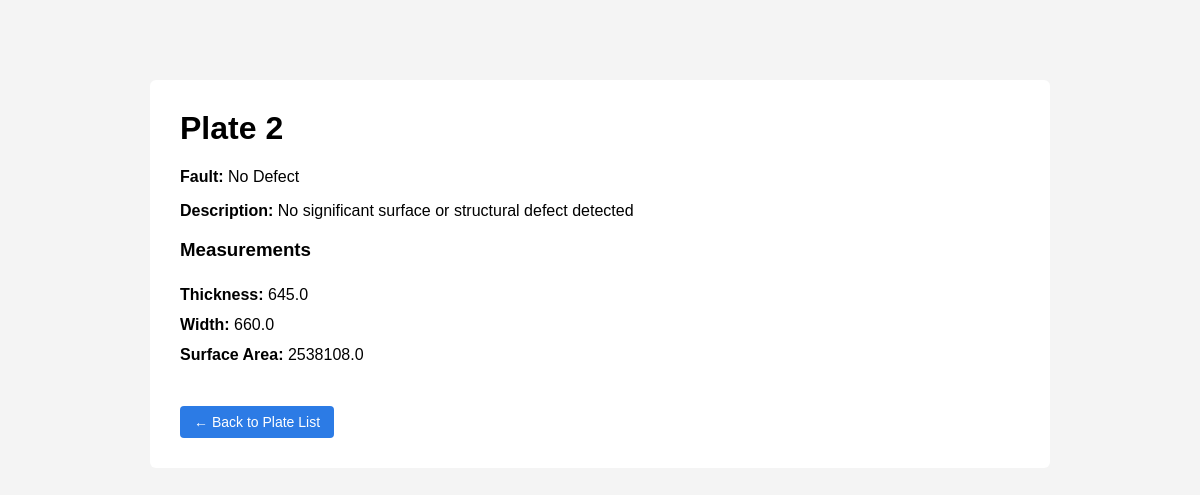
/plates/2, run on the app's committed database.
### tables this page shows
CREATE TABLE plates_new (
    plate_id INTEGER PRIMARY KEY,
    fault_code TEXT,
    created_at TEXT DEFAULT CURRENT_TIMESTAMP
);

CREATE TABLE faults (
    fault_code TEXT PRIMARY KEY,
    fault_name TEXT,
    description TEXT
);

CREATE TABLE plate_measurements (
    id INTEGER PRIMARY KEY AUTOINCREMENT,
    plate_id INTEGER,
    thickness REAL,
    width REAL,
    surface_area REAL,
    FOREIGN KEY (plate_id) REFERENCES plates_new(plate_id)
);

### app.py (the view)
@app.route("/plates/<int:plate_id>")
def plate_detail(plate_id):
    conn = get_db_connection()
    cursor = conn.cursor()
    cursor.execute(
        """
        SELECT
            pn.plate_id,
            f.fault_name,
            f.description,
            m.thickness,
            m.width,
            m.surface_area
        FROM plates_new pn
        JOIN faults f ON pn.fault_code = f.fault_code
        JOIN plate_measurements m ON pn.plate_id = m.plate_id
        WHERE pn.plate_id = ?
        """,
        (plate_id,)
    )
    plate = cursor.fetchone()
    conn.close()
    if plate is None:
        return "Plate not found", 404
    return render_template("plate_detail.html", plate=plate)

### app.py (called while the page is built)
def get_db_connection():
    conn = sqlite3.connect("app.db")
    conn.row_factory = sqlite3.Row
    return conn

### templates/plate_detail.html (shortened to what this page needs)
<!DOCTYPE html>
<html>
<head>
</head>
<body>
    <div class="container">
        <h1>Plate {{ plate["plate_id"] }}</h1>
        <p><strong>Fault:</strong> {{ plate["fault_name"] }}</p>
        <p><strong>Description:</strong> {{ plate["description"] }}</p>
        <h3>Measurements</h3>
        <ul>
            <li><strong>Thickness:</strong> {{ plate["thickness"] }}</li>
            <li><strong>Width:</strong> {{ plate["width"] }}</li>
            <li><strong>Surface Area:</strong> {{ plate["surface_area"] }}</li>
        </ul>
        <a class="button" href="/plates">← Back to Plate List</a>
    </div>
</body>
</html>

### templates/plate_detail.html (style rules this page uses)
body { font-family: Arial, sans-serif; background-color: #f4f4f4; margin: 0; padding: 0; }
.container { width: 70%; margin: 80px auto; background: white; padding: 30px; border-radius: 6px; }
h1 { margin-top: 0; }
ul { list-style-type: none; padding-left: 0; }
li { padding: 6px 0; }
a.button { display: inline-block; margin-top: 20px; padding: 8px 14px; background: #2c7be5; color: white; text-decoration: none; border-radius: 4px; font-size: 14px; }

### data on the page
plates_new: plate_id "2"
faults: fault_name "No Defect", description "No significant surface or structural defect detected"
plate_measurements: thickness "645.0", width "660.0", surface_area "2538108.0"
